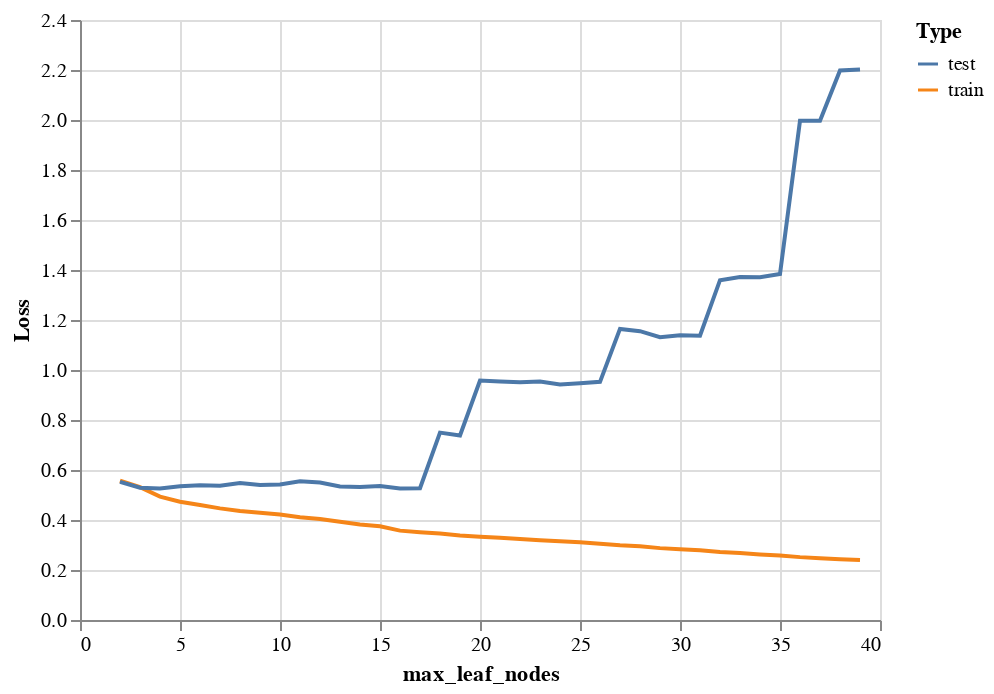

Notebook code cell kept with this figure:
### Markdown cell above
Then let's add some limit on the Decision Tree. We test max_leaf_nodes from 2 to 40 and draw the training and testing loss curve together.

### Code cell
DT_train_dict = {}
DT_test_dict = {}

for n in range(2,40):
    _clf = DecisionTreeClassifier(max_leaf_nodes=n, random_state=42)
    _clf.fit(X_train, y_train.astype("str"))
    train_error = log_loss(y_train.astype("str"), _clf.predict_proba(X_train))
    DT_train_dict[n] = train_error
    test_error = log_loss(y_test.astype("str"), _clf.predict_proba(X_test))
    DT_test_dict[n] = test_error
train_ser = pd.Series(DT_train_dict)
test_ser = pd.Series(DT_test_dict)
train_ser.name = "train"
test_ser.name = "test"
df_loss = pd.concat((train_ser, test_ser), axis=1)
df_loss.reset_index(inplace=True)
df_loss.rename({"index": "max_leaf_nodes"}, axis=1, inplace=True)
df_melted = df_loss.melt(id_vars="max_leaf_nodes", var_name="Type", value_name="Loss")
c_DT = alt.Chart(df_melted).mark_line().encode(
    x="max_leaf_nodes",
    y="Loss",
    color="Type"
)
c_DT

### Figure 1 — Vega-Lite specification as saved in the notebook (floating-point values rounded to 4 significant figures)
{"config": {"view": {"continuousWidth": 400, "continuousHeight": 300}}, "data": {"name": "data-0d9265e724fb75935957eca9c04e8d3f"}, "mark": "line", "encoding": {"color": {"field": "Type", "type": "nominal"}, "x": {"field": "max_leaf_nodes", "type": "quantitative"}, "y": {"field": "Loss", "type": "quantitative"}}, "$schema": "https://vega.github.io/schema/vega-lite/v4.17.0.json", "datasets": {"data-0d9265e724fb75935957eca9c04e8d3f": [{"max_leaf_nodes": 2, "Type": "train", "Loss": 0.557}, {"max_leaf_nodes": 3, "Type": "train", "Loss": 0.5313}, {"max_leaf_nodes": 4, "Type": "train", "Loss": 0.4937}, {"max_leaf_nodes": 5, "Type": "train", "Loss": 0.4732}, {"max_leaf_nodes": 6, "Type": "train", "Loss": 0.4597}, {"max_leaf_nodes": 7, "Type": "train", "Loss": 0.4465}, {"max_leaf_nodes": 8, "Type": "train", "Loss": 0.4364}, {"max_leaf_nodes": 9, "Type": "train", "Loss": 0.429}, {"max_leaf_nodes": 10, "Type": "train", "Loss": 0.422}, {"max_leaf_nodes": 11, "Type": "train", "Loss": 0.4107}, {"max_leaf_nodes": 12, "Type": "train", "Loss": 0.4038}, {"max_leaf_nodes": 13, "Type": "train", "Loss": 0.3928}, {"max_leaf_nodes": 14, "Type": "train", "Loss": 0.3824}, {"max_leaf_nodes": 15, "Type": "train", "Loss": 0.3748}, {"max_leaf_nodes": 16, "Type": "train", "Loss": 0.3574}, {"max_leaf_nodes": 17, "Type": "train", "Loss": 0.3514}, {"max_leaf_nodes": 18, "Type": "train", "Loss": 0.3459}, {"max_leaf_nodes": 19, "Type": "train", "Loss": 0.3381}, {"max_leaf_nodes": 20, "Type": "train", "Loss": 0.3333}, {"max_leaf_nodes": 21, "Type": "train", "Loss": 0.3289}, {"max_leaf_nodes": 22, "Type": "train", "Loss": 0.324}, {"max_leaf_nodes": 23, "Type": "train", "Loss": 0.3194}, {"max_leaf_nodes": 24, "Type": "train", "Loss": 0.315}, {"max_leaf_nodes": 25, "Type": "train", "Loss": 0.3114}, {"max_leaf_nodes": 26, "Type": "train", "Loss": 0.3048}, {"max_leaf_nodes": 27, "Type": "train", "Loss": 0.2986}, {"max_leaf_nodes": 28, "Type": "train", "Loss": 0.2948}, {"max_leaf_nodes": 29, "Type": "train", "Loss": 0.2875}, {"max_leaf_nodes": 30, "Type": "train", "Loss": 0.2825}, {"max_leaf_nodes": 31, "Type": "train", "Loss": 0.2793}, {"max_leaf_nodes": 32, "Type": "train", "Loss": 0.272}, {"max_leaf_nodes": 33, "Type": "train", "Loss": 0.2679}, {"max_leaf_nodes": 34, "Type": "train", "Loss": 0.2624}, {"max_leaf_nodes": 35, "Type": "train", "Loss": 0.258}, {"max_leaf_nodes": 36, "Type": "train", "Loss": 0.2515}, {"max_leaf_nodes": 37, "Type": "train", "Loss": 0.2474}, {"max_leaf_nodes": 38, "Type": "train", "Loss": 0.2433}, {"max_leaf_nodes": 39, "Type": "train", "Loss": 0.2402}, {"max_leaf_nodes": 2, "Type": "test", "Loss": 0.5528}, {"max_leaf_nodes": 3, "Type": "test", "Loss": 0.5291}, {"max_leaf_nodes": 4, "Type": "test", "Loss": 0.5264}, {"max_leaf_nodes": 5, "Type": "test", "Loss": 0.5352}, {"max_leaf_nodes": 6, "Type": "test", "Loss": 0.5388}, {"max_leaf_nodes": 7, "Type": "test", "Loss": 0.5369}, {"max_leaf_nodes": 8, "Type": "test", "Loss": 0.548}, {"max_leaf_nodes": 9, "Type": "test", "Loss": 0.5403}, {"max_leaf_nodes": 10, "Type": "test", "Loss": 0.5424}, {"max_leaf_nodes": 11, "Type": "test", "Loss": 0.5546}, {"max_leaf_nodes": 12, "Type": "test", "Loss": 0.5498}, {"max_leaf_nodes": 13, "Type": "test", "Loss": 0.5344}, {"max_leaf_nodes": 14, "Type": "test", "Loss": 0.5318}, {"max_leaf_nodes": 15, "Type": "test", "Loss": 0.5364}, {"max_leaf_nodes": 16, "Type": "test", "Loss": 0.5259}, {"max_leaf_nodes": 17, "Type": "test", "Loss": 0.5271}, {"max_leaf_nodes": 18, "Type": "test", "Loss": 0.7496}, {"max_leaf_nodes": 19, "Type": "test", "Loss": 0.7378}, {"max_leaf_nodes": 20, "Type": "test", "Loss": 0.9576}, {"max_leaf_nodes": 21, "Type": "test", "Loss": 0.9543}, {"max_leaf_nodes": 22, "Type": "test", "Loss": 0.9506}, {"max_leaf_nodes": 23, "Type": "test", "Loss": 0.9536}, {"max_leaf_nodes": 24, "Type": "test", "Loss": 0.9416}, {"max_leaf_nodes": 25, "Type": "test", "Loss": 0.9468}, {"max_leaf_nodes": 26, "Type": "test", "Loss": 0.9526}, {"max_leaf_nodes": 27, "Type": "test", "Loss": 1.164}, {"max_leaf_nodes": 28, "Type": "test", "Loss": 1.155}, {"max_leaf_nodes": 29, "Type": "test", "Loss": 1.131}, {"max_leaf_nodes": 30, "Type": "test", "Loss": 1.139}, {"max_leaf_nodes": 31, "Type": "test", "Loss": 1.137}, {"max_leaf_nodes": 32, "Type": "test", "Loss": 1.359}, {"max_leaf_nodes": 33, "Type": "test", "Loss": 1.372}, {"max_leaf_nodes": 34, "Type": "test", "Loss": 1.371}, {"max_leaf_nodes": 35, "Type": "test", "Loss": 1.384}, {"max_leaf_nodes": 36, "Type": "test", "Loss": 1.997}, {"max_leaf_nodes": 37, "Type": "test", "Loss": 1.997}, {"max_leaf_nodes": 38, "Type": "test", "Loss": 2.198}, {"max_leaf_nodes": 39, "Type": "test", "Loss": 2.202}]}}
